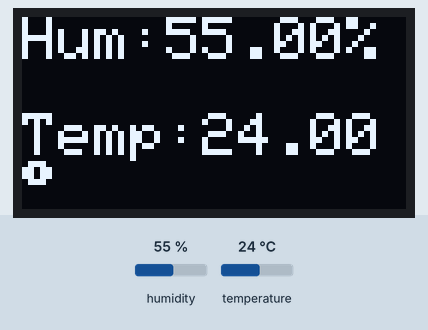
Bench run of a sketch on a simulated Arduino Uno, built with avr-gcc and run on an emulated ATmega328P. On the bench: 128×64 one-colour display. Inputs (shaded band) come from the test bench; at power-on: humidity 55 %, temperature 24 °C. What the sketch prints to the serial monitor is not drawn.

Above: at 3.7 s.
3.8 s: humidity set to 22 %
At 6.4 s:
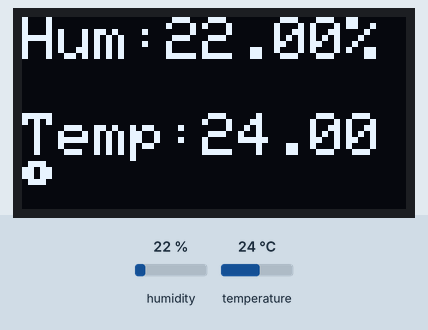
6.8 s: temperature set to 12 °C
At 7.6 s:
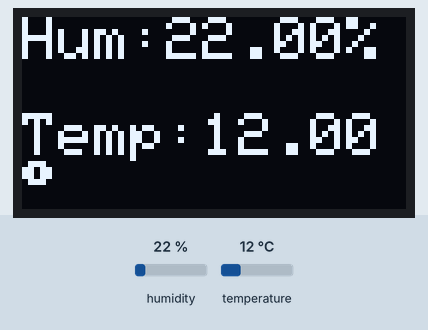
9.8 s: humidity set to 40 %
At 12.2 s:
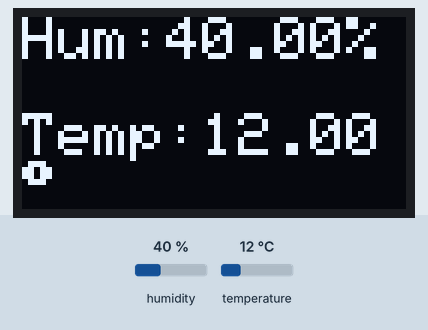
12.8 s: temperature set to 19 °C
At 14.5 s:
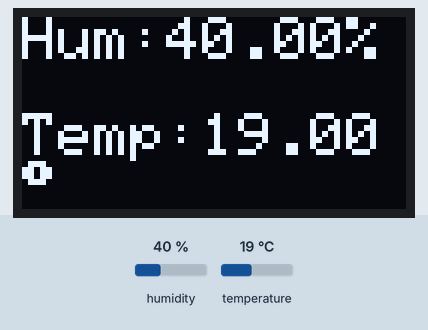
Timing chart, 0 to 16.0 s (numbered marks = the images above; inputs shaded):
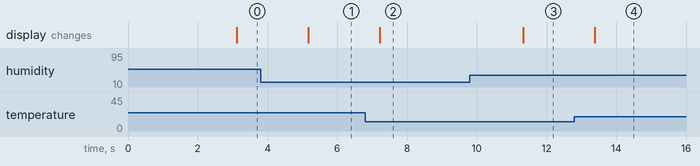

Measured:
- after the input at 3.8 s, the display: changes after 1.4 s (image 1)
- after the input at 6.8 s, the display: changes after 0.42 s (image 2)
- after the input at 9.8 s, the display: changes after 1.5 s (image 3)
- after the input at 12.8 s, the display: changes after 0.58 s (image 4)

The sketch:

SFL11.ino
```cpp
#include <Wire.h>
#include <Adafruit_GFX.h>
#include <Adafruit_SSD1306.h>
#include <DHT.h>
#include <Adafruit_Sensor.h> // Required for DHT library

// DHT sensor definitions
#define DHTPIN 8     // DHT sensor connected to digital pin 8
#define DHTTYPE DHT11 // Type of DHT sensor (DHT11 or DHT22)

// OLED display definitions
#define SCREEN_WIDTH 128 // OLED display width, in pixels
#define SCREEN_HEIGHT 64 // OLED display height, in pixels

// Declaration for an SSD1306 display connected to I2C (SDA, SCL pins)
// The I2C address for most SSD1306 OLEDs is 0x3C or 0x3D
#define OLED_RESET -1 // Reset pin # (or -1 if sharing Arduino reset pin)
Adafruit_SSD1306 display(SCREEN_WIDTH, SCREEN_HEIGHT, &Wire, OLED_RESET);

// Initialize DHT sensor
DHT dht(DHTPIN, DHTTYPE);

void setup() {
  Serial.begin(9600);
  Serial.println(F("DHT11 & OLED Test"));

  // Initialize OLED display
  if(!display.begin(SSD1306_SWITCHCAPVCC, 0x3C)) { // Check your I2C address (0x3C or 0x3D)
    Serial.println(F("SSD1306 allocation failed"));
    for(;;); // Don't proceed, loop forever
  }

  // Clear the display buffer.
  display.clearDisplay();
  display.setTextSize(1);
  display.setTextColor(SSD1306_WHITE);
  display.setCursor(0,0);
  display.println("Initializing...");
  display.display();
  delay(1000);

  // Initialize DHT sensor
  dht.begin();
}

void loop() {
  // Wait a few seconds between measurements.
  delay(2000);

  // Read temperature and humidity.
  float h = dht.readHumidity();
  // Read temperature as Celsius (the default)
  float t = dht.readTemperature(false);
  // Read temperature as Fahrenheit (is Fahrenheit is true)
  // float f = dht.readTemperature(true);

  // Check if any reads failed and exit early (to try again).
  if (isnan(h) || isnan(t)) {
    Serial.println(F("Failed to read from DHT sensor!"));
    display.clearDisplay();
    display.setCursor(0,0);
    display.println("Failed to read");
    display.println("DHT sensor!");
    display.display();
    return;
  }

  // Compute heat index in Celsius (or Fahrenheit)
  // float hic = dht.computeHeatIndex(t, h, false);
  // float hif = dht.computeHeatIndex(f, h);

  Serial.print(F("Humidity:"));
  Serial.print(h);
  Serial.print(F("%  Temperature: "));
  Serial.print(t);
  Serial.println(F("°C"));

  // Clear display before writing new values
  display.clearDisplay();

  // Display Humidity
  display.setTextSize(2); // Larger text for main values
  display.setCursor(0,0);
  display.print("Hum:");
  display.print(h);
  display.println("%");

  // Display Temperature
  display.setCursor(0, 32); // Move cursor down
  display.print("Temp:");
  display.print(t);
  display.println((char)247); // Degree symbol
  display.println("C");

  // Update the OLED display
  display.display();
}
```
